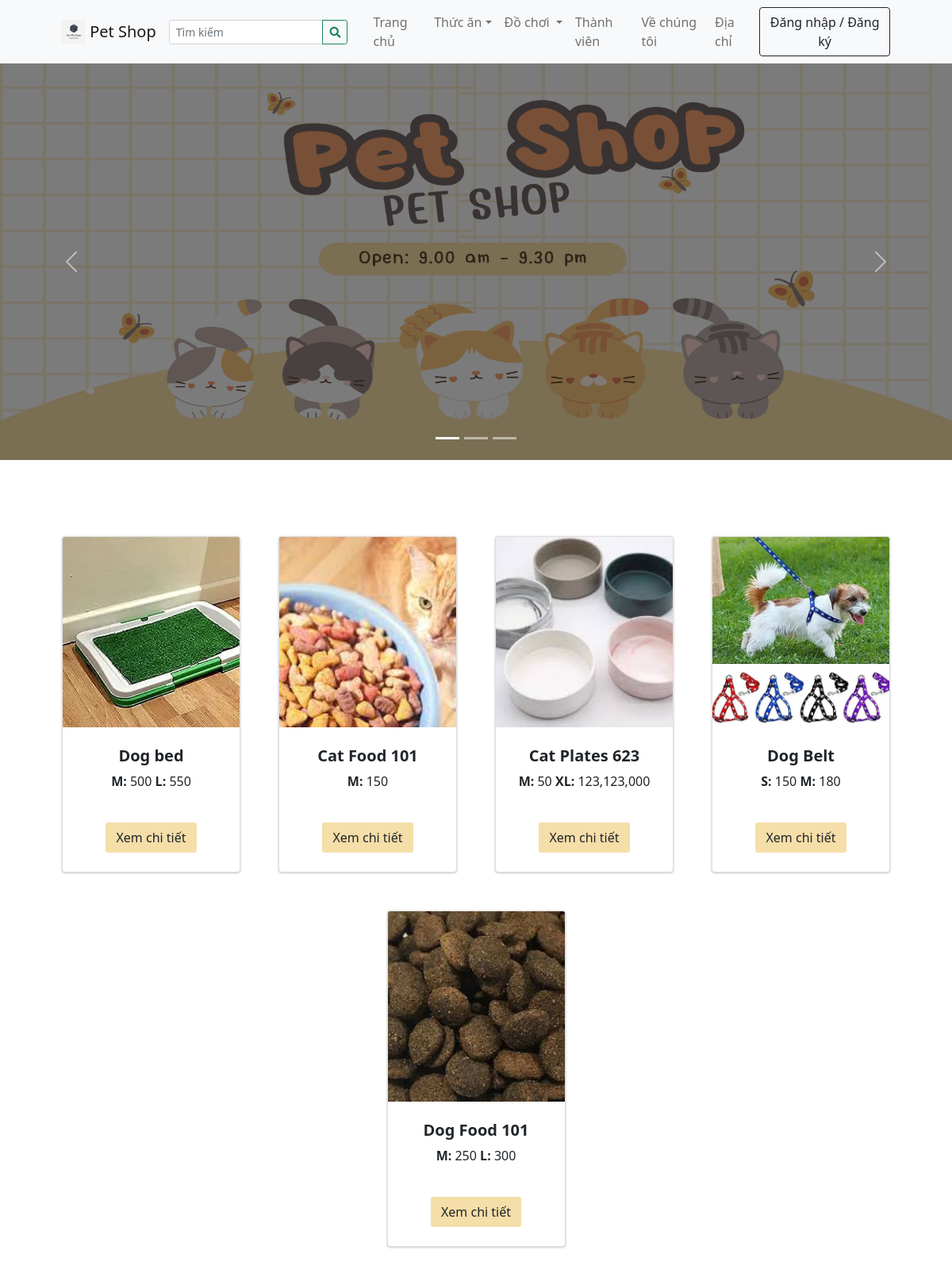
The page / on the database its author committed.
### tables this page shows
CREATE TABLE `categories` (
  `id` int(30) NOT NULL,
  `category` varchar(250) NOT NULL,
  `description` text DEFAULT NULL,
  `status` tinyint(1) NOT NULL DEFAULT 1,
  `date_created` datetime NOT NULL DEFAULT current_timestamp()
);

CREATE TABLE `products` (
  `id` int(30) NOT NULL,
  `category_id` int(30) NOT NULL,
  `sub_category_id` int(30) NOT NULL,
  `product_name` varchar(250) NOT NULL,
  `description` text NOT NULL,
  `status` tinyint(1) NOT NULL DEFAULT 1,
  `date_created` datetime NOT NULL DEFAULT current_timestamp()
);

### classes/DBConnection.php (called while the page is built, shortened)
<?php
class DBConnection{
    private $host = DB_SERVER;
    private $username = DB_USERNAME;
    private $password = DB_PASSWORD;
    private $database = DB_NAME;
    public $conn;
    public function __construct(){
        if (!isset($this->conn)) {
            $this->conn = new mysqli($this->host, $this->username, $this->password, $this->database);
        }
    }
}
?>

### config.php (called while the page is built, shortened)
<?php
require_once('classes/DBConnection.php');
require_once('classes/SystemSettings.php');
function validate_image($file){
	if(!empty($file)){
		if(is_file(base_app.$file)){
			return base_url.$file;
		}else{
			return base_url.'dist/img/no-image-available.png';
		}
	}else{
		return base_url.'dist/img/no-image-available.png';
	}
}
?>

### inc/topBarNav.php (the view, shortened to what this page needs)
<nav class="navbar navbar-expand-lg navbar-light bg-light">
    <div class="container px-4 px-lg-5 ">
        <a class="navbar-brand" href="./">
            <img src="<?php echo validate_image($_settings->info('logo')) ?>" width="30" height="30"
                class="d-inline-block align-top" alt="" loading="lazy">
            <?php echo $_settings->info('short_name') ?>
        </a>
        <form class="form-inline" id="search-form">
            <div class="input-group">
                <input class="form-control form-control-sm form " type="search" placeholder="Tìm kiếm"
                    aria-label="Search" name="search"
                    value="<?php echo isset($_GET['search']) ? $_GET['search'] : "" ?>"
                    aria-describedby="button-addon2">
                <div class="input-group-append">
                    <button class="btn btn-outline-success btn-sm m-0" type="submit" id="button-addon2"><i
                            class="fa fa-search"></i></button>
                </div>
            </div>
        </form>
        <div class="collapse navbar-collapse" id="navbarSupportedContent">
            <ul class="navbar-nav me-auto mb-2 mb-lg-0 ms-lg-4">
                <li class="nav-item"><a class="nav-link" aria-current="page" href="./">Trang chủ</a></li>
                <?php
                        $cat_qry = $conn->query("SELECT * FROM categories where status = 1 ");
                        while($crow = $cat_qry->fetch_assoc()):
                          $sub_qry = $conn->query("SELECT * FROM sub_categories where status = 1 and parent_id = '{$crow['id']}' ");
                          if($sub_qry->num_rows <= 0):
                        ?>
                <li class="nav-item"><a class="nav-link" aria-current="page"
                        href="./?p=products&c=<?php echo md5($crow['id']) ?>"><?php echo $crow['category'] ?></a></li>
                <?php else: ?>
                <li class="nav-item dropdown">
                    <a class="nav-link dropdown-toggle" id="navbarDropdown<?php echo $crow['id'] ?>" href="#"
                        role="button" data-toggle="dropdown"
                        aria-expanded="false"><?php echo $crow['category'] ?></a></a>
                </li>
                <?php endif; ?>
                <?php endwhile; ?>
                <li class="nav-item"><a class="nav-link" href="./?p=team">Thành viên</a></li>
                <li class="nav-item"><a class="nav-link" href="./?p=about">Về chúng tôi</a></li>
                <li class="nav-item"><a class="nav-link" href="./?p=location">Địa chỉ</a></li>
            </ul>
            <div class="d-flex align-items-center">
                <?php if(!isset($_SESSION['userdata']['id'])): ?>
                <button class="btn btn-outline-dark ml-2" id="login-btn" type="button">Đăng nhập / Đăng ký</button>
                <?php endif; ?>
            </div>
        </div>
    </div>
</nav>

### index.php (shortened to what this page needs)
<?php require_once('config.php'); ?>
<!DOCTYPE html>
<html lang="en">
<?php require_once('inc/header.php') ?>
<body>
<?php require_once('inc/topBarNav.php') ?>
<?php $page = isset($_GET['p']) ? $_GET['p'] : 'home';  ?>
<?php
    if(!file_exists($page.".php") && !is_dir($page)){
        include '404.html';
    }else{
    if(is_dir($page))
        include $page.'/index.php';
    else
        include $page.'.php';
    }
?>
</body>
</html>

### inc/header.php (shortened to what this page needs)
<head>
    <link rel="stylesheet" href="<?php echo base_url ?>plugins/fontawesome-free/css/all.min.css">
    <link rel="stylesheet" href="<?php echo base_url ?>plugins/tempusdominus-bootstrap-4/css/tempusdominus-bootstrap-4.min.css">
  <link rel="stylesheet" href="<?php echo base_url ?>plugins/datatables-bs4/css/dataTables.bootstrap4.min.css">
  <link rel="stylesheet" href="<?php echo base_url ?>plugins/datatables-responsive/css/responsive.bootstrap4.min.css">
  <link rel="stylesheet" href="<?php echo base_url ?>plugins/datatables-buttons/css/buttons.bootstrap4.min.css">
  <link rel="stylesheet" href="<?php echo base_url ?>plugins/select2/css/select2.min.css">
  <link rel="stylesheet" href="<?php echo base_url ?>plugins/select2-bootstrap4-theme/select2-bootstrap4.min.css">
    <link rel="stylesheet" href="<?php echo base_url ?>plugins/icheck-bootstrap/icheck-bootstrap.min.css">
    <link rel="stylesheet" href="<?php echo base_url ?>plugins/jqvmap/jqvmap.min.css">
    <link rel="stylesheet" href="<?php echo base_url ?>dist/css/adminlte.css">
    <link rel="stylesheet" href="<?php echo base_url ?>dist/css/custom.css">
    <link rel="stylesheet" href="<?php echo base_url ?>assets/css/styles.css">
    <link rel="stylesheet" href="<?php echo base_url ?>plugins/overlayScrollbars/css/OverlayScrollbars.min.css">
    <link rel="stylesheet" href="<?php echo base_url ?>plugins/daterangepicker/daterangepicker.css">
    <link rel="stylesheet" href="<?php echo base_url ?>plugins/summernote/summernote-bs4.min.css">
  <link rel="stylesheet" href="<?php echo base_url ?>plugins/sweetalert2-theme-bootstrap-4/bootstrap-4.min.css">
  </head>

### home.php (shortened to what this page needs)
 <div id="carouselExampleIndicators" class="carousel slide" data-ride="carousel">
  <ol class="carousel-indicators">
    <li data-target="#carouselExampleIndicators" data-slide-to="0" class="active"></li>
    <li data-target="#carouselExampleIndicators" data-slide-to="1"></li>
    <li data-target="#carouselExampleIndicators" data-slide-to="2"></li>
  </ol>
  <div class="carousel-inner">
  <div class="carousel-item active">
  <img class=" w-100 " src="<?php echo validate_image($_settings->info('cover')) ?>" style="height: 500px" alt="First slide">
    </div>
  </div>
  <a class="carousel-control-prev" href="#carouselExampleIndicators" role="button" data-slide="prev">
    <span class="carousel-control-prev-icon" aria-hidden="true"></span>
  </a>
  <a class="carousel-control-next" href="#carouselExampleIndicators" role="button" data-slide="next">
    <span class="carousel-control-next-icon" aria-hidden="true"></span>
  </a>
</div>
<section class="py-5">
    <div class="container px-4 px-lg-5 mt-5">
        <div class="row gx-4 gx-lg-5 row-cols-md-3 row-cols-xl-4 justify-content-center">
            <?php
$products = $conn->query("SELECT * FROM `products` where status = 1 order by rand() limit 8 ");
while ($row = $products->fetch_assoc()):
    $upload_path = base_app . '/uploads/product_' . $row['id'];
    $img = "";
    if (is_dir($upload_path)) {
        $fileO = scandir($upload_path);
        if (isset($fileO[2])) {
            $img = "uploads/product_" . $row['id'] . "/" . $fileO[2];
        }
    }
    $inventory = $conn->query("SELECT * FROM inventory where product_id = " . $row['id']);
    $inv = array();
    while ($ir = $inventory->fetch_assoc()) {
        $inv[$ir['size']] = number_format($ir['price']);
    }
    ?>
									            <div class="col mb-5">
									                <div class="card h-100 product-item">
									                    <img class="card-img-top w-100" src="<?php echo validate_image($img) ?>" alt="..." />
									                    <div class="card-body p-4">
									                        <div class="text-center">
									                            <h5 class="fw-bolder"><?php echo $row['product_name'] ?></h5>
									                            <?php foreach ($inv as $k => $v): ?>
									                                <span><b><?php echo $k ?>: </b><?php echo $v ?></span>
									                            <?php endforeach;?>
                        </div>
                    </div>
                    <div class="card-footer p-4 pt-0 border-top-0 bg-transparent">
                        <div class="text-center">
                            <a class="btn btn-flat rounded-1" style="background-color: #F5DEA8" href=".?p=view_product&id=<?php echo md5($row['id']) ?>">Xem chi tiết</a>
                        </div>
                    </div>
                </div>
            </div>
            <?php endwhile;?>
        </div>
    </div>
</section>

### rows shown on the page
categories: category "Thức ăn"
categories: category "Đồ chơi"
products: shows a picture, product_name "Dog bed", k "M", v "500", k "L", v "550"
products: shows a picture, product_name "Cat Food 101", k "M", v "150"
products: shows a picture, product_name "Cat Plates 623", k "M", v "50", k "XL", v "123,123,000"
products: shows a picture, product_name "Dog Belt", k "S", v "150", k "M", v "180"
products: shows a picture, product_name "Dog Food 101", k "M", v "250", k "L", v "300"

### other values the page prints
$_settings->info('short_name') "Pet Shop"
